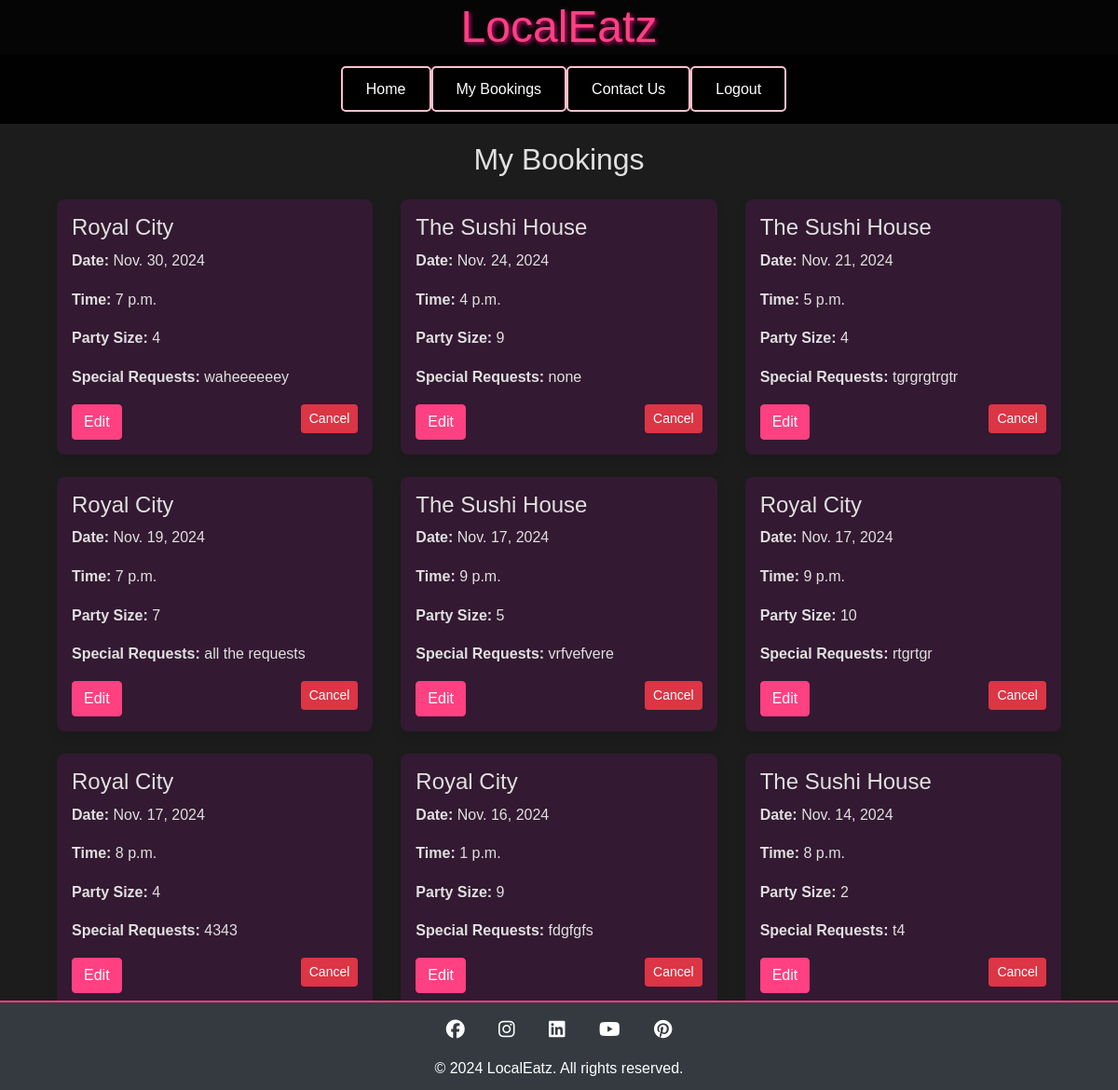
/restaurants/my-bookings/ (signed in), run on an earlier commit of the app's database.
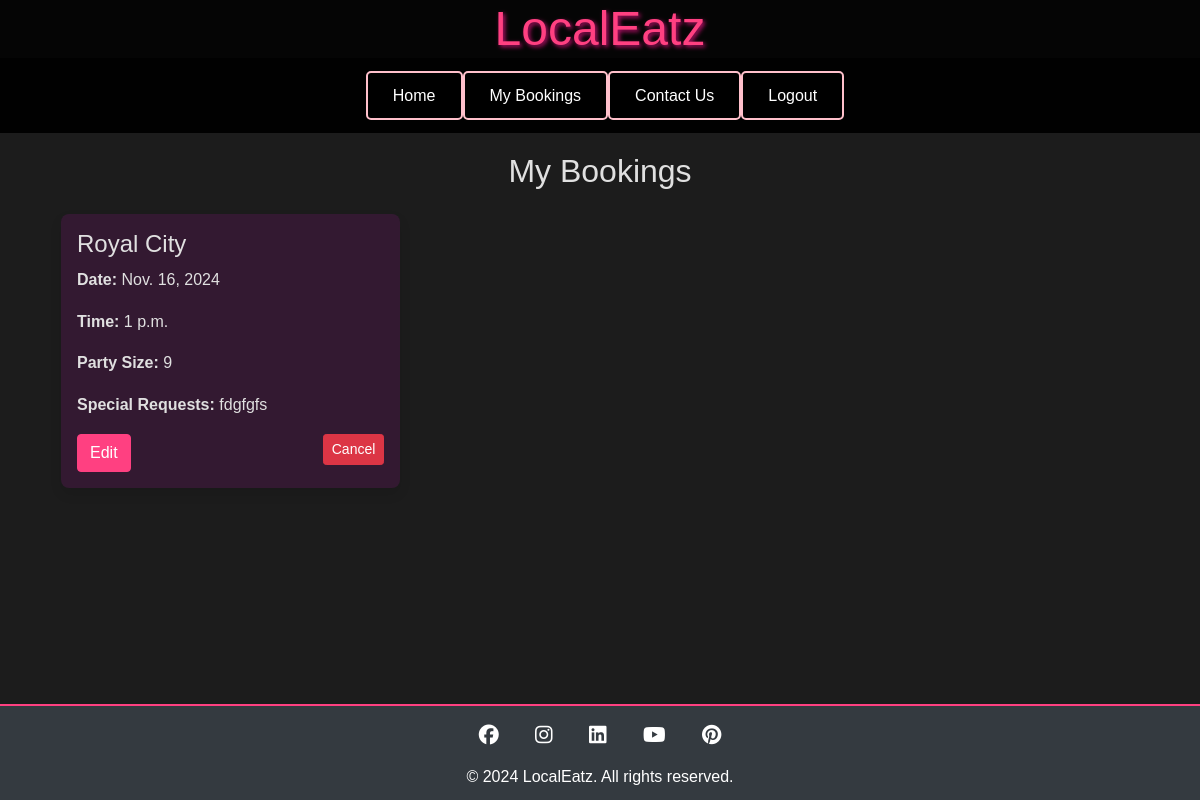
And on a later commit of the database.
### restaurants/models.py (models this page shows, shortened)
class Booking(models.Model):
    user = models.ForeignKey(User, on_delete=models.SET_NULL, null=True)
    restaurant = models.ForeignKey(Restaurant, on_delete=models.CASCADE)
    name = models.CharField(max_length=100)
    email = models.EmailField()
    phone_number = models.CharField(max_length=15, blank=True)
    date = models.DateField()
    time = models.TimeField()
    party_size = models.PositiveIntegerField()
    special_requests = models.TextField(blank=True, null=True)
    created_at = models.DateTimeField(auto_now_add=True)
    updated_at = models.DateTimeField(auto_now=True)

class Restaurant(models.Model):
    name = models.CharField(max_length=255)
    address = models.CharField(max_length=255)
    description = models.TextField(blank=True)
    max_tables = models.PositiveIntegerField(default=3)
    cuisine_type = models.CharField(max_length=100, blank=True)

### restaurants/views.py (the view)
# urls.py: path('my-bookings/', views.my_bookings, name='my_bookings'),
@login_required
def my_bookings(request):
    bookings = Booking.objects.filter(user=request.user).order_by('-date', '-time')
    return render(request, 'restaurants/my_bookings.html', {'bookings': bookings})

### restaurants/templates/restaurants/my_bookings.html (shortened to what this page needs)
{% extends 'base.html' %}
{% block content %}
<div class="container mt-4">
    <h2 class="text-center mb-4">My Bookings</h2>
    {% if bookings %}
    <div class="row">
        {% for booking in bookings %}
        <div class="col-md-6 col-lg-4 mb-4">
            <div class="booking-item p-3">
                <h4>{{ booking.restaurant.name }}</h4>
                <p><strong>Date:</strong> {{ booking.date }}</p>
                <p><strong>Time:</strong> {{ booking.time }}</p>
                <p><strong>Party Size:</strong> {{ booking.party_size }}</p>
                {% if booking.special_requests %}
                <p><strong>Special Requests:</strong> {{ booking.special_requests }}</p>
                {% endif %}
                <div class="d-flex justify-content-between mt-3">
                    <a href="{% url 'edit_booking' booking.id %}" class="btn btn-primary">Edit</a>
                    <form method="GET" action="{% url 'cancel_booking' booking.id %}">
                        <button type="submit" class="btn btn-sm btn-danger">Cancel</button>
                    </form>
                </div>
            </div>
        </div>
        {% endfor %}
    </div>
    {% else %}
    <p class="text-center">You have no bookings yet.</p>
    {% endif %}
</div>
{% endblock %}

### templates/base.html (shortened to what this page needs)
{% load static %}
<!doctype html>
<html lang="en">
<head>
    {% block corecss %}
    <link rel="stylesheet" href="https://stackpath.bootstrapcdn.com/bootstrap/4.4.1/css/bootstrap.min.css"
>
    <link rel="stylesheet" href="{% static 'css/base.css' %}">
    {% endblock %}
</head>
<body>
    <header class="d-flex flex-column align-items-center">
        <h1>LocalEatz</h1>
        <nav class="navbar navbar-expand-lg navbar-dark" style="background-color: rgba(0, 0, 0, 0.8); width: 100%;">
            <div class="collapse navbar-collapse" id="navbarNav">
                <ul class="navbar-nav mx-auto text-center">
                    {% if user.is_authenticated %}
                    <li class="nav-item">
                        <a href="{% url 'home' %}" class="custom-btn">Home</a>
                    </li>
                    <li class="nav-item">
                        <a class="custom-btn" href="{% url 'my_bookings' %}">My Bookings</a>
                    </li>
                    <li class="nav-item">
                        <a class="custom-btn" href="{% url 'contact:contact' %}">Contact Us</a>
                    </li>
                    <li class="nav-item">
                        <a class="custom-btn" href="{% url 'account_logout' %}">Logout</a>
                    </li>
                    {% endif %}
                </ul>
            </div>
        </nav>
    </header>
    <main class="container mt-6 mb-9">
        {% block content %}{% endblock %}
    </main>
    <footer class="bg-dark text-center text-white py-3">
        <div class="social-icons mb-3">
            <a href="https://facebook.com" target="_blank" rel="noopener" class="text-white mx-3" aria-label="Visit our Facebook page">
                <i class="fab fa-facebook fa-lg"></i>
            </a>
            <a href="https://www.instagram.com/" target="_blank" rel="noopener" class="text-white mx-3" aria-label="Visit our Instagram profile">
                <i class="fab fa-instagram fa-lg"></i>
            </a>
            <a href="https://ie.linkedin.com/" target="_blank" rel="noopener" class="text-white mx-3" aria-label="Visit our LinkedIn profile">
                <i class="fab fa-linkedin fa-lg"></i>
            </a>
            <a href="https://www.youtube.com/" target="_blank" rel="noopener" class="text-white mx-3" aria-label="Visit our YouTube channel">
                <i class="fab fa-youtube fa-lg"></i>
            </a>
            <a href="https://ie.pinterest.com/" target="_blank" rel="noopener" class="text-white mx-3" aria-label="Visit our Pinterest board">
                <i class="fab fa-pinterest fa-lg"></i>
            </a>
        </div>
        <p>&copy; 2024 LocalEatz. All rights reserved.</p>
    </footer>
</body>
</html>

### static/css/base.css (style rules this page uses)
* { margin: 0; padding: 0; box-sizing: border-box; }
body { font-family: 'Arial', sans-serif; background: #1c1c1c; color: #e0e0e0; line-height: 1.6; padding: 0; margin: 0; }
main { padding-top: 80px; padding-bottom: 200px; }
header { background: rgba(0, 0, 0, 0.8); color: #ff4081; text-align: center; position: fixed; width: 100%; top: 0; left: 0; z-index: 1000; }
header h1 { font-size: 3rem; margin: 0; text-shadow: 2px 2px 4px rgba(255, 20, 147, 0.7); }
.booking-item { background: rgba(255, 0, 230, 0.1); border-radius: 8px; padding: 1.5rem; box-shadow: 0 6px 12px rgba(0, 0, 0, 0.1); text-align: left; transition: background 0.3s ease, transform 0.3s ease; }
.btn-primary { background-color: #ff4081; color: #fff; border-radius: 4px; border-color: #ff4081; }
.custom-btn { background-color: black; color: white; border: 2px solid pink; border-radius: 5px; padding: 10px 20px; text-decoration: none; margin: 5px; transition: all 0.3s ease-in-out; display: inline-block; width: 100%; }
.navbar-nav { flex-direction: column; }
main { padding: 4rem 1rem 4rem !important; margin-top: 4rem; }
footer { background: rgba(0, 0, 0, 0.8); color: #ff4081; text-align: center; position: fixed; margin-top: 0%; height: 12vh; width: 100%; bottom: 0; left: 0; z-index: 1000; border-top: 2px solid #ff4081; }

What changed in the data, as far as the page shows it:
removed Booking: restaurant.name "Royal City", date "Nov. 30, 2024", time "7 p.m.", party_size "4", special_requests "waheeeeeey"
removed Booking: restaurant.name "The Sushi House", date "Nov. 24, 2024", time "4 p.m.", party_size "9", special_requests "none"
removed Booking: restaurant.name "The Sushi House", date "Nov. 21, 2024", time "5 p.m.", party_size "4", special_requests "tgrgrgtrgtr"
removed Booking: restaurant.name "Royal City", date "Nov. 19, 2024", time "7 p.m.", party_size "7", special_requests "all the requests"
removed Booking: restaurant.name "The Sushi House", date "Nov. 17, 2024", time "9 p.m.", party_size "5", special_requests "vrfvefvere"
removed Booking: restaurant.name "Royal City", date "Nov. 17, 2024", time "9 p.m.", party_size "10", special_requests "rtgrtgr"
removed Booking: restaurant.name "Royal City", date "Nov. 17, 2024", time "8 p.m.", party_size "4", special_requests "4343"
removed Booking: restaurant.name "The Sushi House", date "Nov. 14, 2024", time "8 p.m.", party_size "2", special_requests "t4"
